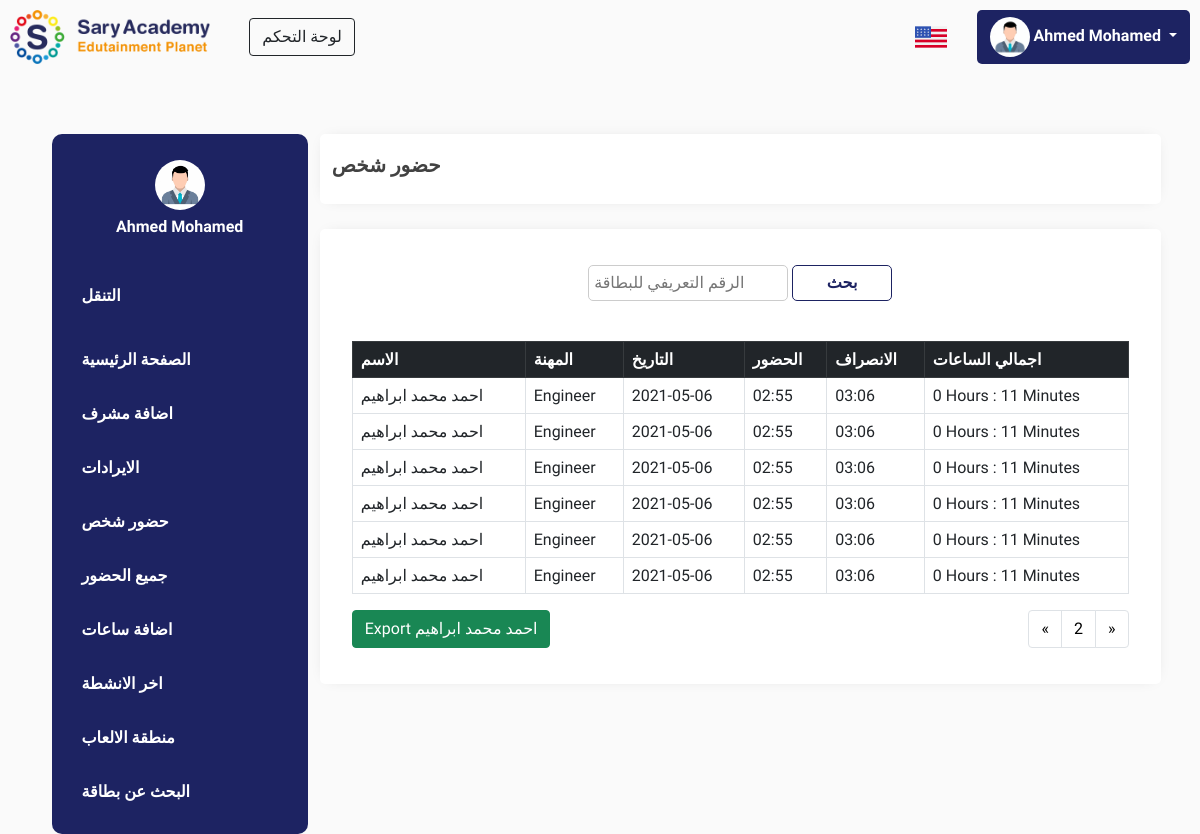
The page /ar/attendance-schedule.php?code=5&page=2 (signed in) on the database its author committed.
### tables this page shows
CREATE TABLE `users` (
  `id` int(255) NOT NULL,
  `name` text NOT NULL,
  `email` text NOT NULL,
  `password` char(40) NOT NULL,
  `gender` text NOT NULL,
  `phone` text DEFAULT NULL,
  `role` text NOT NULL
);

CREATE TABLE `attendance` (
  `id` int(255) NOT NULL,
  `code` text NOT NULL,
  `name` text NOT NULL,
  `position` text NOT NULL,
  `type` text NOT NULL,
  `month` text NOT NULL,
  `date` text NOT NULL,
  `present` text NOT NULL,
  `absence` text NOT NULL
);

### ar/attendance-schedule.php (the view, shortened to what this page needs)
<html>
<head>
    <?php include('links.php'); ?>
</head>
<body style="background-color:#FAFAFA;padding:10px">
<?php include('header.php'); ?>
<div class="container" style="max-width: 95%;margin-top: 70px;">
    <div class="row">
        <div class="col-lg-3">
            <?php include('menu.php'); ?>
        </div>
        <div class="col-lg">
            <div class="row" style="background:white;height: 70px;box-shadow:0 0 15px -9px rgba(0, 0, 0, 0.25);border-radius:5px">
                <h5 style="text-transform: uppercase;font-weight:bold;color:#424242;align-self: center;"><i class="far fa-user-crown"></i> حضور شخص</h5>
            </div>
            <div class="row" style="background:white;padding:20px;box-shadow:0 0 15px -9px rgba(0, 0, 0, 0.25);border-radius:5px;margin-top:3%">
                <form method="POST" style="margin-top: 2%;margin-bottom:5%" enctype="multipart/form-data">
                    <div style="display:block;text-align:center">
                        <input type="text" name="code" placeholder='الرقم التعريفي للبطاقة' required>
                        <input type="submit" class="apply-btn" name="apply" value="بحث">
                    </div>
                </form>
<?php
echo '
    <div class="table-responsive">
    <table class="table table-bordered">
    <thead class="table-dark">
    <tr>
    <th scope="col">الاسم</th>
    <th scope="col">المهنة</th>
    <th scope="col">التاريخ</th>
    <th scope="col">الحضور</th>
    <th scope="col">الانصراف</th>
    <th scope="col">اجمالي الساعات</th>
    </tr>
    </thead>
    <tbody style="vertical-align: baseline">
';
if(isset($_GET['page'])) {
    $page_number = $_GET['page'];
} else {
    $page_number = 1;
}
$num_per_page = 10;
$from = ($page_number-1)*$num_per_page;
if(isset($_GET['code'])) {
    $code = $_GET['code'];
$sql = "SELECT * FROM attendance WHERE code='$code' ORDER BY id DESC LIMIT $from, $num_per_page";
$query = mysqli_query($connect, $sql);
if(mysqli_num_rows($query) > 0) {
    while($row = mysqli_fetch_assoc($query)) {
        $name = $row['name'];
        $position = $row['position'];
        $date = $row['date'];
        $present = $row['present'];
        $absence = $row['absence'];
        $date1 = strtotime($present);
        $date2 = strtotime($absence);
        $diff = abs($date2 - $date1);
        $years = floor($diff / (365*60*60*24));
        $months = floor(($diff - $years * 365*60*60*24) / (30*60*60*24));
        $days = floor(($diff - $years * 365*60*60*24 - $months*30*60*60*24)/ (60*60*24));
        $hours = floor(($diff - $years * 365*60*60*24 - $months*30*60*60*24 - $days*60*60*24) / (60*60));
        $minutes = floor(($diff - $years * 365*60*60*24 - $months*30*60*60*24 - $days*60*60*24 - $hours*60*60)/ 60);
        echo '
        <tr>
            <td>'.$name.'</td>
            <td>'.$position.'</td>
            <td>'.$date.'</td>
            <td>'.$present.'</td>
            <td>'.$absence.'</td>
            <td>'.$hours.' Hours : '.$minutes.' Minutes</td>
        </tr>
        ';
    }
} else {
    echo "<caption>لا توجد بيانات</caption>";
}
}
echo '
    </tbody>
    </table>
    </div>
';
if(isset($_GET['code'])) {
    $sql_pagination = "SELECT * FROM attendance WHERE code='$code'";
} else {
    $sql_pagination = "SELECT * FROM attendance";
}
$query_pagination = mysqli_query($connect, $sql_pagination);
$totalItems = mysqli_num_rows($query_pagination);
if($totalItems > 0) {
    $total_pages = ceil($totalItems/$num_per_page);
} else {
    $total_pages = 1;
}
?>
<?php
if(isset($_GET['code']) && $totalItems > 0) {
    echo '
    <form method="POST" style="width:auto" action="export_person.php?code='.$code.'">
        <button class="btn btn-success" name="export" type="submit" style="width: auto;margin-bottom:2%;text-transform:capitalize;float:left"><i class="far fa-file-csv"></i> Export '.$name.'</button>
    </form>
    ';
}
?>
<nav aria-label="Page navigation example" style="margin-left:auto;width:auto">
  <ul class="pagination" style="float: right;">
    <li class="page-item">
      <a class="page-link" href="
        <?php
        if(isset($_GET['code'])) {
            echo "?code=$code";
            if(($page_number - 1) > 0){
                echo "&page=";
                echo $page_number-1;
            } else {
                echo "&page=";
                echo $page_number;
            }
        }
        ?>" aria-label="Previous">
        <span aria-hidden="true">&laquo;</span>
      </a>
    </li>
    <li class="page-item"><a class="page-link" href="#"><?php echo "$page_number" ?></a></li>
    <li class="page-item">
      <a class="page-link" href="
    <?php
    if(isset($_GET['code'])) {
        echo "?code=$code";
        if(($page_number + 1) < $total_pages){
            echo "&page=";
            echo $page_number + 1;
        } elseif(($page_number + 1) >= $total_pages) {
            echo "&page=";
            echo $total_pages;
        }
    }
    ?>" aria-label="Next">
        <span aria-hidden="true">&raquo;</span>
      </a>
    </li>
  </ul>
</nav>
</div>
</div>
</div>
</div>
</body>
</html>

### ar/header.php (shortened to what this page needs)
<nav style="display: block;">
        <a href="https://sary-academy.com" target="_blank"><img src="../pics/saryacademy.png" alt="Sary academy" style="max-width: 200px;"></a>
        <a href="https://saryacademy.com/dashboard/login" style="margin-left:3%"><button class="btn btn-outline-dark">لوحة التحكم</button></a>
        <div style="float: right;display:flex;align-items: center;gap: 30px">
        <a href="../"><img src="../pics/usa-flag.png"></a>
        <div class="dropdown" style="box-shadow:none !important;background:#1D2362;border-radius: 5px;">
        <button class="btn dropdown-toggle shadow-none" type="button" id="dropdownMenuButton1" data-bs-toggle="dropdown" aria-expanded="false" style="color:white;font-weight:bold;">
            <img src="../pics/placeholder.jpg" style="max-width: 40px;border-radius: 50%;">
<?php
$email = $_SESSION['email'];
$sql = "SELECT * FROM users WHERE email = '$email'";
$query = mysqli_query($connect, $sql);
while($row = mysqli_fetch_assoc($query)) {
    $name = $row['name'];
    echo "$name";
}
?>
        </button>
        </div>
        </div>
</nav>

### ar/menu.php
<div class="menu-dashboard">
    <div class="menu-container">
        <img src="../pics/placeholder.jpg" style="max-width: 50px;border-radius: 50%;margin-left: auto;margin-right: auto;display: block;">
        <span style="text-align: center;color:white;display:block;font-weight:bold;margin-top:2%"><?php
$email = $_SESSION['email'];
$sql = "SELECT * FROM users WHERE email = '$email'";
$query = mysqli_query($connect, $sql);
while($row = mysqli_fetch_assoc($query)) {
    $name = $row['name'];
    echo "$name";
}
?></span>
        <div class="menu-links">
            <span style="color: white;font-weight:bold;padding:15px;margin-bottom:10px;display:block">التنقل</span>
            <a href="dashboard.php"><button class="menu-link dashboard-menu"><i class="fal fa-home" style="margin-right: 5%;"></i> الصفحة الرئيسية</button></a>
            <?php
            if(!isset($_SESSION['email'])) {
                header('Location: index.php');
            } else {
                $email = $_SESSION['email'];
            }
            $sql = "SELECT * FROM users WHERE email = '$email'";
            $query = mysqli_query($connect, $sql);
            while($row = mysqli_fetch_assoc($query)) {
                $role = $row['role'];
            }
            if($role == "Admin") {
            } elseif($role == "Superadmin") {
                echo '<a href="add-admin.php"><button class="menu-link add-admin-menu"><i class="fal fa-user" style="margin-right: 5%;"></i> اضافة مشرف</button></a>';
            }
            ?>
            <a href="accounting.php"><button class="menu-link accounting-menu"><i class="far fa-calculator" style="margin-right: 5%;"></i> الايرادات</button></a>
            <a href="attendance-schedule.php"><button class="menu-link attendance-schedule-menu"><i class="far fa-user-chart" style="margin-right: 5%;"></i> حضور شخص</button></a>
            <a href="attendance.php"><button class="menu-link attendance-menu"><i class="far fa-clipboard-user" style="margin-right: 5%;"></i> جميع الحضور</button></a>
            <a href="add-hours.php"><button class="menu-link add-hours-menu"><i class="fal fa-id-card" style="margin-right: 5%;"></i> اضافة ساعات</button></a>
            <a href="activities.php"><button class="menu-link activities-menu"><i class="fal fa-exchange" style="margin-right: 5%;"></i> اخر الانشطة</button></a>
            <a href="sessions.php"><button class="menu-link sessions-menu"><i class="far fa-plug" style="margin-right: 5%;"></i> منطقة الالعاب</button></a>
            <a href="card-verification.php"><button class="menu-link card-verify-menu"><i class="fal fa-users" style="margin-right: 5%;"></i> البحث عن بطاقة</button></a>
        </div>
    </div>
</div>

### ar/style/style.css (style rules this page uses)
*, html { margin: 0; padding: 0; }
body { height: 100%; width: 100%; font-family: 'Tajawal', sans-serif !important; }
a { text-decoration: none !important; color: black !important }
.menu-dashboard { background: #1D2362; border-radius: 10px; padding: 15px; position: relative; height: 100%; }
.menu-container { margin-top: 5% }
.menu-link { width: 100%; text-align: left; padding: 15px; background: transparent; color: white; font-weight: bold; outline: none; border: none; }
.menu-links { margin-top: 30px; }

### ar/attendance-schedule.php (style rules this page uses)
input[type="text"] { padding: 5px; border: 1px solid #CCC; border-radius: 5px; outline: none; width: 200px; }
.apply-btn { padding: 5px; display: inline; background: white; color: #1d2362; border-radius: 5px; border: 1px solid #1d2362; font-weight: bold; outline: none; width: 100px; }

### rows shown on the page
users: name "Ahmed Mohamed"
attendance: name "احمد محمد ابراهيم", position "Engineer", date "2021-05-06", present "02:55", absence "03:06", hours "0", minutes "11"
attendance: name "احمد محمد ابراهيم", position "Engineer", date "2021-05-06", present "02:55", absence "03:06", hours "0", minutes "11"
attendance: name "احمد محمد ابراهيم", position "Engineer", date "2021-05-06", present "02:55", absence "03:06", hours "0", minutes "11"
attendance: name "احمد محمد ابراهيم", position "Engineer", date "2021-05-06", present "02:55", absence "03:06", hours "0", minutes "11"
attendance: name "احمد محمد ابراهيم", position "Engineer", date "2021-05-06", present "02:55", absence "03:06", hours "0", minutes "11"
attendance: name "احمد محمد ابراهيم", position "Engineer", date "2021-05-06", present "02:55", absence "03:06", hours "0", minutes "11"

### other values the page prints
$page_number "2"
